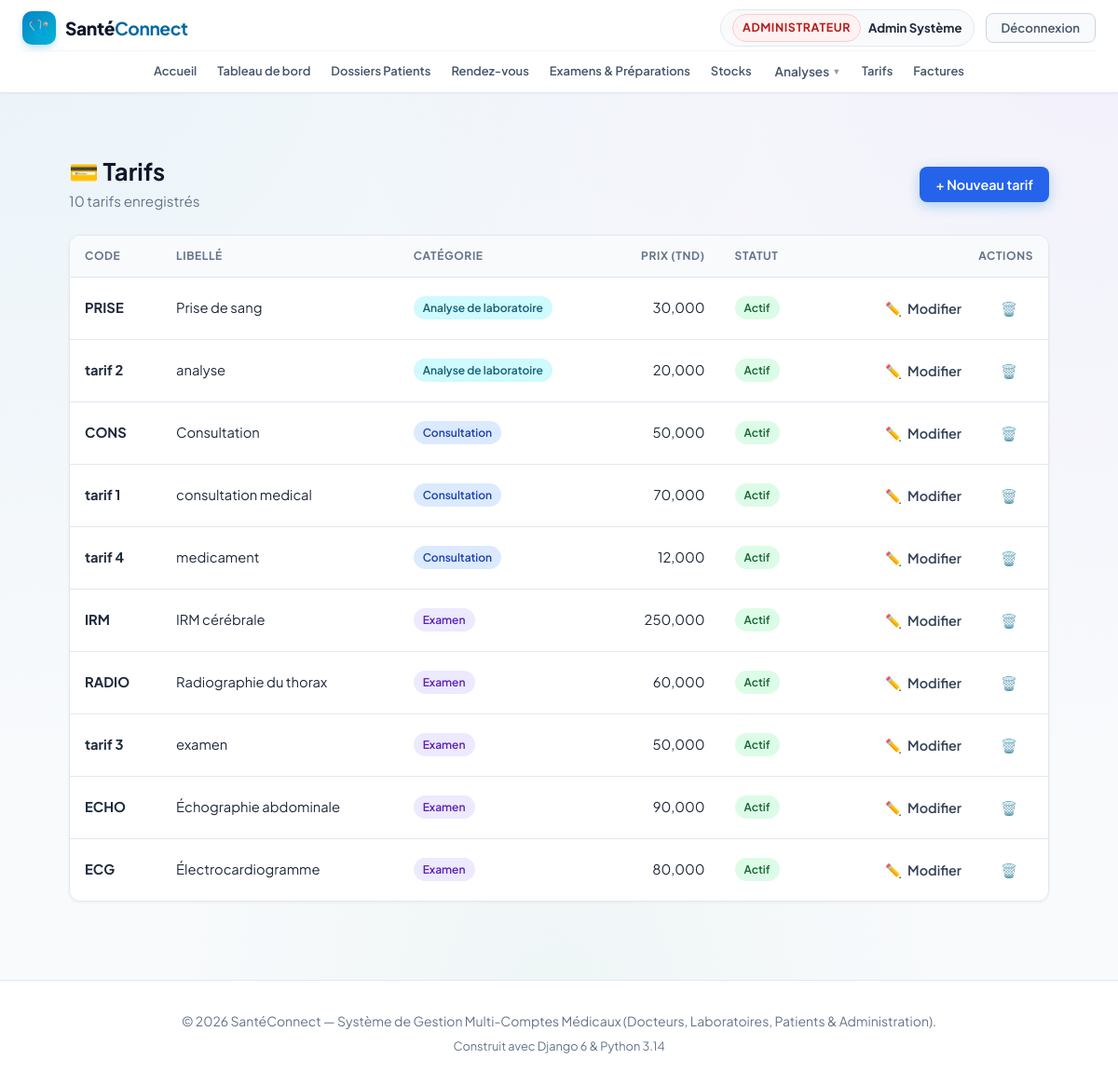
The page /billing/tarifs/ (signed in) on the database as committed earlier.
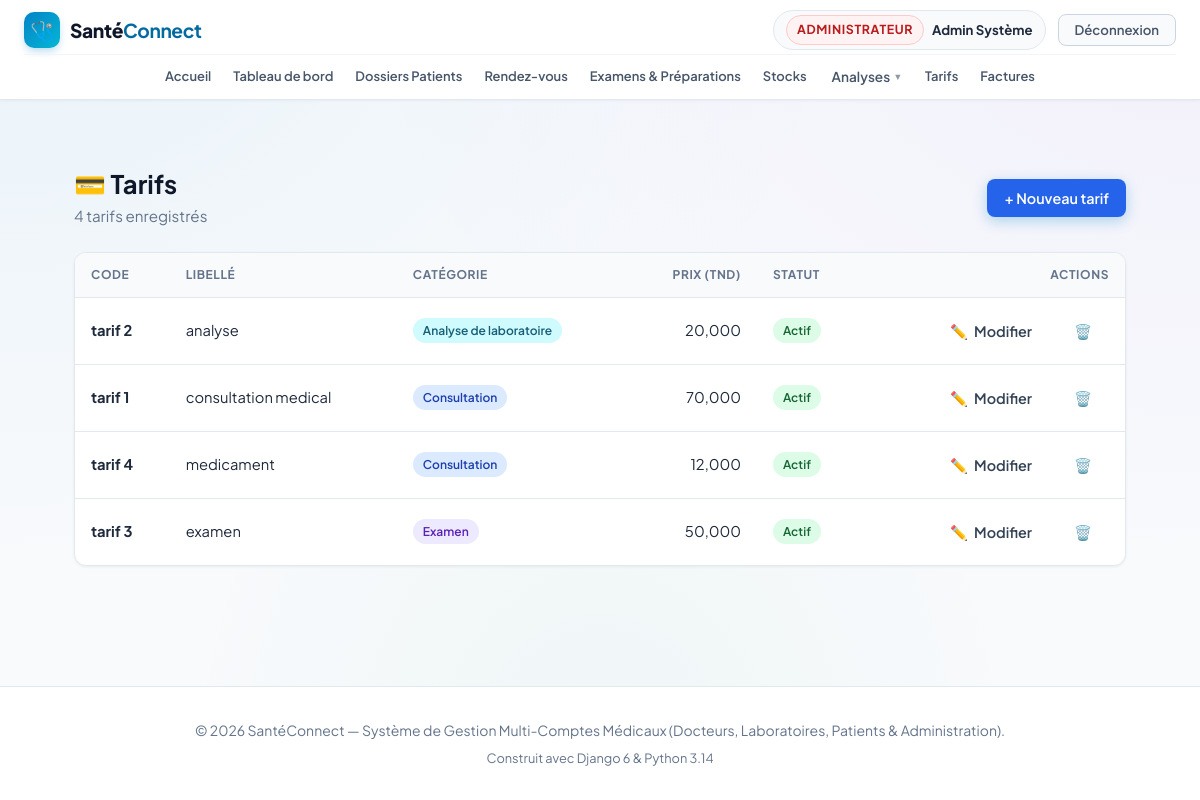
The same page on the database as committed later.
### accounts/models.py (models this page shows, shortened)
class User(AbstractUser):
    class Role(models.TextChoices):
        ADMIN = 'ADMIN', 'Administrateur'
        DOCTEUR = 'DOCTEUR', 'Médecin'
        LABORATOIRE = 'LABORATOIRE', 'Laborantin'
        PATIENT = 'PATIENT', 'Patient'
    role = models.CharField(
        max_length=20,
        choices=Role.choices,
        default=Role.PATIENT,
        verbose_name="Rôle utilisateur"
    )
    phone = models.CharField(max_length=25, blank=True, null=True, verbose_name="Téléphone")
    address = models.CharField(max_length=255, blank=True, null=True, verbose_name="Adresse")
    city = models.CharField(max_length=100, blank=True, null=True, verbose_name="Ville")
    is_verified = models.BooleanField(
        default=False,
        verbose_name="Compte certifié / validé",
        help_text="Coché par l'administrateur pour valider l'activité d'un docteur ou laboratoire."
    )
    objects = CustomUserManager()
    class Meta:
        verbose_name = "Utilisateur"
        verbose_name_plural = "Tous les Utilisateurs"
    @property
    def is_laboratory(self):
        return self.role == self.Role.LABORATOIRE
    @property
    def is_patient(self):
        return self.role == self.Role.PATIENT
    @property
    def is_admin_user(self):
        return self.role == self.Role.ADMIN or self.is_superuser

### billing/models.py (models this page shows, shortened)
class Tarif(models.Model):
    class Categorie(models.TextChoices):
        CONSULTATION = 'CONSULTATION', 'Consultation'
        EXAMEN = 'EXAMEN', 'Examen'
        ANALYSE = 'ANALYSE', 'Analyse de laboratoire'
        AUTRE = 'AUTRE', 'Autre'
    code = models.CharField("Code", max_length=30, unique=True)
    libelle = models.CharField("Libellé", max_length=150)
    categorie = models.CharField("Catégorie", max_length=20,
                                 choices=Categorie.choices, default=Categorie.CONSULTATION)
    prix = models.DecimalField("Prix", max_digits=12, decimal_places=3)
    actif = models.BooleanField("Actif", default=True)
    class Meta:
        ordering = ['categorie', 'libelle']

### billing/views.py (the view)
# urls.py: path('tarifs/', views.tarif_list, name='tarif_list'),
@admin_required
def tarif_list(request):
    tarifs = Tarif.objects.all()
    return render(request, 'billing/tarif_list.html', {'tarifs': tarifs})

### billing/permissions.py (called while the page is built)
def role_required(test):
    def decorator(view):
        @wraps(view)
        def wrapper(request, *args, **kwargs):
            if not request.user.is_authenticated:
                return redirect_to_login(request.get_full_path())
            if not test(request.user):
                raise PermissionDenied
            return view(request, *args, **kwargs)
        return wrapper
    return decorator

def _is_admin(u):
    return u.is_admin_user

### billing/templates/billing/tarif_list.html (shortened to what this page needs)
{% extends 'base.html' %}
{% load static %}
{% block extra_css %}<link rel="stylesheet" href="{% static 'billing/billing.css' %}">{% endblock %}
{% block content %}
<div class="container billing-page">
    <div class="page-header">
        <div>
            <h1><span aria-hidden="true">💳</span> Tarifs</h1>
            <p>{{ tarifs|length }} tarif{{ tarifs|length|pluralize }} enregistré{{ tarifs|length|pluralize }}</p>
        </div>
        <div class="actions">
            <a href="{% url 'tarif_create' %}" class="btn btn-primary">+ Nouveau tarif</a>
        </div>
    </div>
    <div class="card">
        <div class="table-wrap">
            <table>
                <thead>
                    <tr>
                        <th scope="col">Code</th>
                        <th scope="col">Libellé</th>
                        <th scope="col">Catégorie</th>
                        <th scope="col" class="text-right">Prix (TND)</th>
                        <th scope="col">Statut</th>
                        <th scope="col" class="text-right">Actions</th>
                    </tr>
                </thead>
                <tbody>
                    {% for t in tarifs %}
                    <tr>
                        <td><strong>{{ t.code }}</strong></td>
                        <td>{{ t.libelle }}</td>
                        <td><span class="badge badge-{{ t.categorie|lower }}">{{ t.get_categorie_display }}</span></td>
                        <td class="text-right">{{ t.prix|floatformat:3 }}</td>
                        <td>
                            {% if t.actif %}
                            <span class="badge badge-actif">Actif</span>
                            {% else %}
                            <span class="badge badge-inactif">Inactif</span>
                            {% endif %}
                        </td>
                        <td>
                            <div class="actions">
                                <a href="{% url 'tarif_update' t.pk %}" class="btn btn-light btn-sm"
                                   aria-label="Modifier le tarif {{ t.libelle }}"><span aria-hidden="true">✏️</span> Modifier</a>
                                <a href="{% url 'tarif_delete' t.pk %}" class="btn btn-light btn-sm"
                                   aria-label="Supprimer le tarif {{ t.libelle }}"><span aria-hidden="true">🗑️</span></a>
                            </div>
                        </td>
                    </tr>
                    {% endfor %}
                </tbody>
            </table>
        </div>
    </div>
</div>
{% endblock %}

### templates/base.html (shortened to what this page needs)
{% load static %}
<!doctype html>
<html lang="fr">
  <head>
    <link rel="stylesheet" href="{% static 'css/style.css' %}?v=20261027_1" />
    {% block extra_css %}{% endblock %}
  </head>
  <body>
    <nav class="navbar" id="main-navbar" aria-label="Navigation principale">
      <div class="container navbar-inner">
        <div class="navbar-brand-section">
          <a href="{% url 'home' %}" class="logo-brand" id="brand-logo-link">
            <span class="logo-icon">🩺</span>
            <span class="logo-text"
              >Santé<strong style="color: var(--primary)">Connect</strong></span
            >
          </a>
        </div>
        <div class="nav-links" id="main-nav-links">
          <a href="{% url 'home' %}" class="nav-item-link" id="nav-home"
            >Accueil</a
          >
          {% if user.is_authenticated %}
            <a href="{% url 'dashboard' %}" class="nav-item-link" id="nav-dashboard">Tableau de bord</a>
            {% if user.is_admin_user or user.is_doctor %}
              <a href="{% url 'dossiers_patients_list' %}" class="nav-item-link" id="nav-dossiers">Dossiers Patients</a>
            {% endif %}
            {% if user.is_admin_user or user.is_doctor or user.is_patient %}
              <a href="{% url 'rendezvous:rdv_list' %}" class="nav-item-link" id="nav-rendezvous">Rendez-vous</a>
            {% endif %}
            {% if user.is_admin_user or user.is_doctor %}
              <a href="{% url 'examens_list' %}" class="nav-item-link" id="nav-examens">Examens &amp; Préparations</a>
            {% endif %}
            {% if user.is_admin_user or user.is_laboratory or user.is_doctor %}
              <a href="{% url 'stock:dashboard' %}" class="nav-item-link" id="nav-stock">Stocks</a>
            {% endif %}
            {% if user.is_laboratory %}
              <a href="{% url 'laboratoire:prelevement_list' %}" class="nav-item-link" id="nav-laboratoire">Prélèvements</a>
            {% elif user.is_admin_user or user.is_staff or user.is_superuser %}
              <div class="nav-mega-wrapper">
                <a href="{% url 'laboratoire:demande_list' %}" class="nav-item-link nav-mega-trigger" id="nav-laboratoire-menu">Analyses <span class="nav-caret" aria-hidden="true">▾</span></a>
              </div>
            {% elif user.is_doctor %}
              <a href="{% url 'laboratoire:demande_list' %}" class="nav-item-link">Analyses</a>
            {% endif %}
            {% if user.is_admin_user or user.is_staff or user.is_superuser %}
              <a href="{% url 'tarif_list' %}" class="nav-item-link" id="nav-tarifs">Tarifs</a>
            {% endif %}
            {% if user.is_admin_user or user.is_patient or user.is_doctor and user.is_verified %}
              <a href="{% url 'facture_list' %}" class="nav-item-link" id="nav-factures">Factures</a>
            {% endif %}
          {% endif %}
        </div>
        <div class="navbar-user-actions" id="nav-user-actions">
          {% if user.is_authenticated %}
          <div class="nav-user-badge" id="nav-user-profile">
            <span class="badge-role {{ user.role }}"
              >{{ user.get_role_display }}</span
            >
            <a
              href="{% url 'profile' %}"
              class="nav-user-name-link"
              id="nav-profile-edit"
              title="Mon profil"
              >{{ user.get_full_name|default:user.username }}</a
            >
          </div>
          <a
            href="{% url 'logout' %}"
            class="nav-logout-btn"
            id="btn-nav-logout"
            >Déconnexion</a
          >
          {% endif %}
        </div>
      </div>
    </nav>
    <main id="contenu" style="flex: 1; padding: 24px 0 60px">
      {% block content %}{% endblock %}
    </main>
    <footer class="footer">
      <div class="container">
        <p>
          © 2026 SantéConnect — Système de Gestion Multi-Comptes Médicaux
          (Docteurs, Laboratoires, Patients & Administration).
        </p>
        <p style="margin-top: 6px; font-size: 0.8rem; color: #64748b">
          Construit avec Django 6 & Python 3.14
        </p>
      </div>
    </footer>
  </body>
</html>

### billing/static/billing/billing.css (style rules this page uses)
.billing-page { --primary: #2563eb; --primary-dark: #1d4ed8; --danger: #dc2626; --success-bg: #dcfce7; --success-text: #166534; --muted: #64748b; --border: #e2e8f0; --bg-soft: #f8fafc; max-width: 1100px; margin: 0 auto; padding: 24px; font-family: inherit; }
.billing-page .page-header { display: flex; justify-content: space-between; align-items: center; margin-bottom: 24px; flex-wrap: wrap; gap: 12px; }
.billing-page .page-header h1 { margin: 0; font-size: 1.6rem; color: #0f172a; }
.billing-page .page-header p { margin: 4px 0 0; color: var(--muted); font-size: .95rem; }
.billing-page .btn { display: inline-flex; align-items: center; gap: 6px; padding: 9px 16px; border-radius: 8px; border: 1px solid transparent; font-size: .9rem; font-weight: 600; text-decoration: none; cursor: pointer; transition: all .15s ease; }
.btn-primary { background: var(--primary); color: #fff; }
.btn-light { background: #fff; color: #334155; border-color: var(--border); }
.btn-sm { padding: 6px 12px; font-size: .8rem; }
.billing-page .card { background: #fff; border: 1px solid var(--border); border-radius: 12px; box-shadow: 0 1px 3px rgba(0,0,0,.06); overflow: hidden; }
.billing-page .table-wrap { overflow-x: auto; }
.billing-page table { width: 100%; border-collapse: collapse; }
.billing-page th { background: var(--bg-soft); text-align: left; padding: 12px 16px; font-size: .75rem; text-transform: uppercase; letter-spacing: .05em; color: var(--muted); border-bottom: 1px solid var(--border); }
.billing-page td { padding: 14px 16px; border-bottom: 1px solid var(--border); font-size: .92rem; color: #1e293b; }
.billing-page tbody tr:last-child td { border-bottom: none; }
.billing-page .text-right { text-align: right; }
.billing-page .actions { display: flex; gap: 8px; justify-content: flex-end; }
.badge { display: inline-block; padding: 3px 10px; border-radius: 999px; font-size: .75rem; font-weight: 600; }
.badge-consultation { background: #dbeafe; color: #1e40af; }
.badge-examen { background: #ede9fe; color: #5b21b6; }
.badge-analyse { background: #cffafe; color: #155e75; }
.badge-actif { background: var(--success-bg); color: var(--success-text); }
.billing-page .actions { display:flex; gap:8px; align-items:center; flex-wrap:wrap; }
.billing-page table { min-width: 560px; }

Rows that differ between the two databases and show on the page:
removed Tarif: code "PRISE", libelle "Prise de sang", categorie "Analyse de laboratoire", prix "30,000", actif "Actif"
removed Tarif: code "CONS", libelle "Consultation", categorie "Consultation", prix "50,000", actif "Actif"
removed Tarif: code "IRM", libelle "IRM cérébrale", categorie "Examen", prix "250,000", actif "Actif"
removed Tarif: code "RADIO", libelle "Radiographie du thorax", categorie "Examen", prix "60,000", actif "Actif"
removed Tarif: code "ECHO", libelle "Échographie abdominale", categorie "Examen", prix "90,000", actif "Actif"
removed Tarif: code "ECG", libelle "Électrocardiogramme", categorie "Examen", prix "80,000", actif "Actif"
Other text that changed with them:
{{ tarifs|length }}: "10" → "4"
